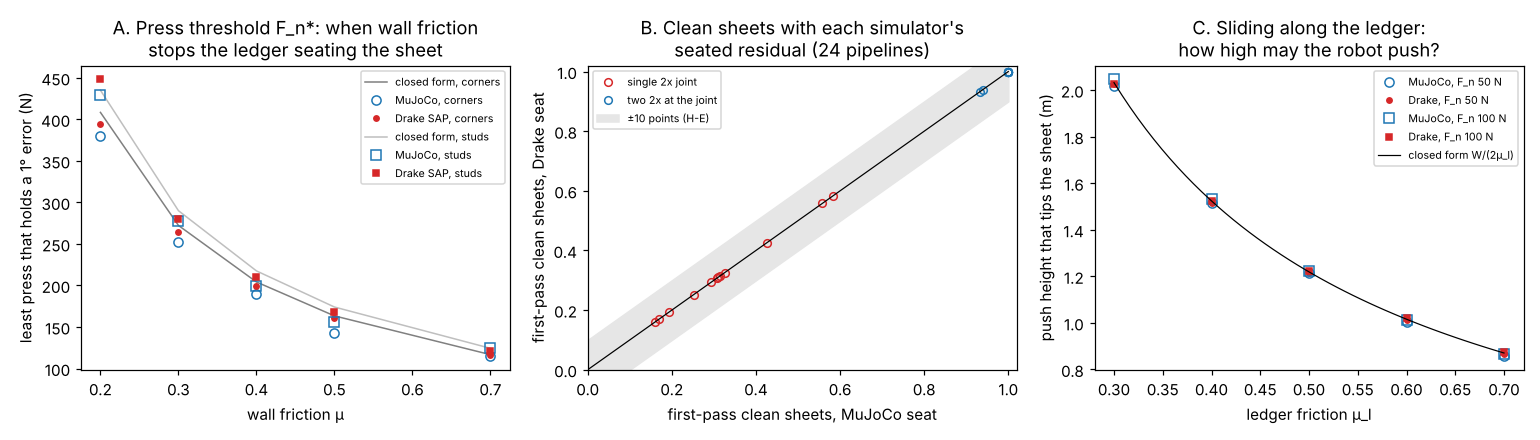

The script that saved this image:
"""Figure for milestone 6 (Drake sim-to-sim) from results.json:  python experiments/m6_drake/figure.py"""
import json
import os

import matplotlib
matplotlib.use("Agg")
import matplotlib.pyplot as plt  # noqa: E402
import numpy as np  # noqa: E402

HERE = os.path.dirname(os.path.abspath(__file__))
r = json.load(open(os.path.join(HERE, "results.json")))
fig, ax = plt.subplots(1, 3, figsize=(14, 4))

# A. press thresholds against wall friction: closed form, MuJoCo, Drake
for lay, mk in (("corners", "o"), ("studs", "s")):
    b = [x for x in r["B"] if x["layout"] == lay]
    mu = [x["mu"] for x in b]
    ax[0].plot(mu, [x["closed"] for x in b], "-", color="0.5" if lay == "corners" else "0.75",
               lw=1, label=f"closed form, {lay}")
    ax[0].plot(mu, [x["mujoco"] for x in b], mk, mfc="none", color="C0", label=f"MuJoCo, {lay}")
    ax[0].plot(mu, [x["drake"] for x in b], mk, ms=3.5, color="C3", label=f"Drake SAP, {lay}")
ax[0].set(xlabel="wall friction μ", ylabel="least press that holds a 1° error (N)",
          title="A. Press threshold F_n*: when wall friction\nstops the ledger seating the sheet")
ax[0].legend(fontsize=7)

# B. clean sheets: Drake against MuJoCo, every milestone-5 ledger pipeline
c = r["F_clean"]
for fr, col in (("2x", "C3"), ("2x2x", "C0")):
    xs = [x["mujoco"] for x in c if x["framing"] == fr]
    ys = [x["drake"] for x in c if x["framing"] == fr]
    ax[1].plot(xs, ys, "o", ms=5, mfc="none", color=col,
               label="single 2x joint" if fr == "2x" else "two 2x at the joint")
g = np.linspace(0, 1, 2)
ax[1].plot(g, g, "k-", lw=0.8)
ax[1].fill_between(g, g - 0.1, g + 0.1, color="0.9", label="±10 points (H-E)")
ax[1].set(xlim=(0, 1.02), ylim=(0, 1.02), xlabel="first-pass clean sheets, MuJoCo seat",
          ylabel="first-pass clean sheets, Drake seat",
          title="B. Clean sheets with each simulator's\nseated residual (24 pipelines)")
ax[1].legend(fontsize=7, loc="upper left")

# C. slide tip heights
gg = r["G"]
for fn, mk in ((50.0, "o"), (100.0, "s")):
    s = [x for x in gg if x["f_n"] == fn]
    ax[2].plot([x["mu_l"] for x in s], [x["mujoco"] for x in s], mk, mfc="none", color="C0",
               label=f"MuJoCo, F_n {fn:.0f} N")
    ax[2].plot([x["mu_l"] for x in s], [x["drake"] if x["drake"] is not None else np.nan for x in s], mk,
               ms=3.5, color="C3", label=f"Drake, F_n {fn:.0f} N")
mus = np.linspace(0.3, 0.7, 50)
ax[2].plot(mus, 1.2192 / (2 * mus), "k-", lw=0.8, label="closed form W/(2μ_l)")
ax[2].set(xlabel="ledger friction μ_l", ylabel="push height that tips the sheet (m)",
          title="C. Sliding along the ledger:\nhow high may the robot push?")
ax[2].legend(fontsize=7)
fig.tight_layout()
fig.savefig(os.path.join(HERE, "figure.png"), dpi=110)
